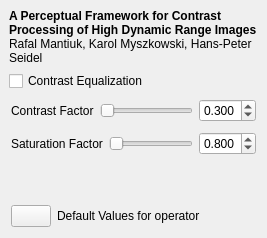
     <widget class="QWidget" name="tab_mantiuk" >
      <attribute name="title" >
       <string>&amp;Mantiuk</string>
      </attribute>
      <layout class="QVBoxLayout" >
       <property name="margin" >
        <number>9</number>
       </property>
       <property name="spacing" >
        <number>6</number>
       </property>
       <item>
        <widget class="QLabel" name="label_desc_fattal02_2" >
         <property name="text" >
          <string>&lt;html>&lt;head>&lt;meta name="qrichtext" content="1" />&lt;style type="text/css">
p, li { white-space: pre-wrap; }
&lt;/style>&lt;/head>&lt;body style=" font-family:'Sans Serif'; font-size:9pt; font-weight:400; font-style:normal; text-decoration:none;">
&lt;p style=" margin-top:0px; margin-bottom:0px; margin-left:0px; margin-right:0px; -qt-block-indent:0; text-indent:0px;">&lt;span style=" font-weight:600;">A Perceptual Framework for Contrast Processing of High Dynamic Range Images&lt;/span>&lt;br />Rafal Mantiuk, Karol Myszkowski, Hans-Peter Seidel&lt;/p>&lt;/body>&lt;/html></string>
         </property>
         <property name="wordWrap" >
          <bool>true</bool>
         </property>
        </widget>
       </item>
       <item>
        <widget class="QCheckBox" name="ContrastEqualizCheckBox" >
         <property name="text" >
          <string>Contrast Equalization</string>
         </property>
        </widget>
       </item>
       <item>
        <layout class="QHBoxLayout" >
         <property name="margin" >
          <number>2</number>
         </property>
         <property name="spacing" >
          <number>6</number>
         </property>
         <item>
          <widget class="QLabel" name="label_23" >
           <property name="text" >
            <string>Contrast Factor</string>
           </property>
          </widget>
         </item>
         <item>
          <widget class="QSlider" name="contrastFactorSlider" >
           <property name="cursor" >
            <cursor>13</cursor>
           </property>
           <property name="maximum" >
            <number>1999</number>
           </property>
           <property name="orientation" >
            <enum>Qt::Horizontal</enum>
           </property>
          </widget>
         </item>
         <item>
          <widget class="QDoubleSpinBox" name="contrastFactordsb" >
           <property name="decimals" >
            <number>3</number>
           </property>
           <property name="maximum" >
            <double>2.000000000000000</double>
           </property>
           <property name="minimum" >
            <double>0.001000000000000</double>
           </property>
           <property name="singleStep" >
            <double>0.200000000000000</double>
           </property>
           <property name="value" >
            <double>0.300000000000000</double>
           </property>
          </widget>
         </item>
        </layout>
       </item>
       <item>
        <layout class="QHBoxLayout" >
         <property name="margin" >
          <number>2</number>
         </property>
         <property name="spacing" >
          <number>6</number>
         </property>
         <item>
          <widget class="QLabel" name="label_22" >
           <property name="text" >
            <string>Saturation Factor</string>
           </property>
          </widget>
         </item>
         <item>
          <widget class="QSlider" name="saturationFactorSlider" >
           <property name="cursor" >
            <cursor>13</cursor>
           </property>
           <property name="maximum" >
            <number>2000</number>
           </property>
           <property name="orientation" >
            <enum>Qt::Horizontal</enum>
           </property>
          </widget>
         </item>
         <item>
          <widget class="QDoubleSpinBox" name="saturationFactordsb" >
           <property name="decimals" >
            <number>3</number>
           </property>
           <property name="maximum" >
            <double>2.000000000000000</double>
           </property>
           <property name="minimum" >
            <double>0.000000000000000</double>
           </property>
           <property name="singleStep" >
            <double>0.200000000000000</double>
           </property>
           <property name="value" >
            <double>0.800000000000000</double>
           </property>
          </widget>
         </item>
        </layout>
       </item>
       <item>
        <spacer>
         <property name="orientation" >
          <enum>Qt::Vertical</enum>
         </property>
         <property name="sizeHint" >
          <size>
           <width>20</width>
           <height>40</height>
          </size>
         </property>
        </spacer>
       </item>
       <item>
        <layout class="QHBoxLayout" >
         <property name="margin" >
          <number>2</number>
         </property>
         <property name="spacing" >
          <number>6</number>
         </property>
         <item>
          <widget class="QPushButton" name="MantiukDefault" >
           <property name="toolTip" >
            <string>Restore operator's default values</string>
           </property>
           <property name="text" >
            <string/>
           </property>
           <property name="icon" >
            <iconset resource="../icons.qrc" >:/new/prefix1/images/undo.png</iconset>
           </property>
          </widget>
         </item>
         <item>
          <widget class="QLabel" name="label_10" >
           <property name="text" >
            <string>Default Values for operator</string>
           </property>
          </widget>
         </item>
         <item>
          <spacer>
           <property name="orientation" >
            <enum>Qt::Horizontal</enum>
           </property>
           <property name="sizeHint" >
            <size>
             <width>2</width>
             <height>20</height>
            </size>
           </property>
          </spacer>
         </item>
        </layout>
       </item>
      </layout>
     </widget>
